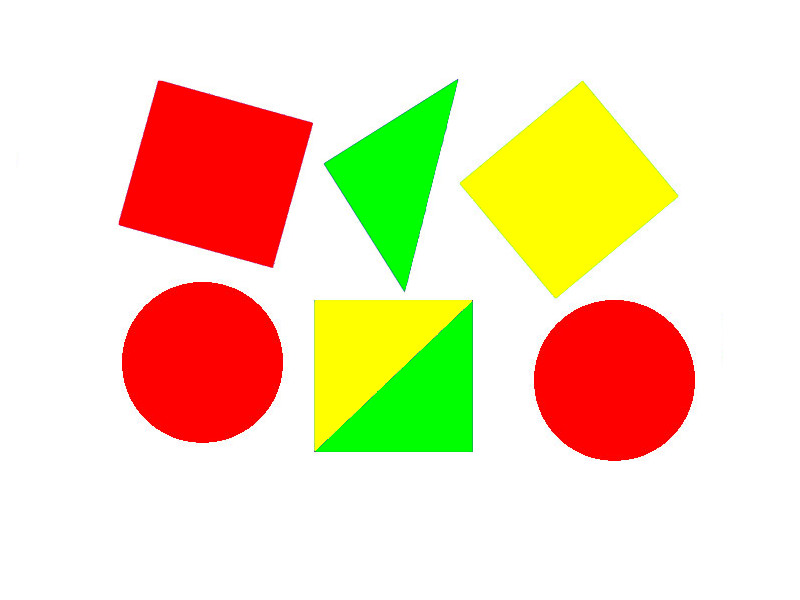
#> input picture 02-配套案例/03-机器视觉基础应用实训案例/03-图像颜色空间基础实训/color.jpg, 800 x 600 px
$ python '04-指定颜色提取.py'
#> lines starting #> are read from the running program, lines starting #| are printed output that depends on the picture; after the words box and inside, x2 and y2 are one past the last pixel; in counts of white or black regions, pixels touching at a corner belong together
#ex13 提取指定颜色

import cv2 as cv
# 1、载入图像
img_src = cv.imread('color.jpg')
#> img_src is the input picture: shape (600, 800, 3); mean B, G, R 188.5, 220.2, 241.6
# 2、转换空间转换
hsv_src = cv.cvtColor(img_src, cv.COLOR_BGR2HSV)
#> hsv_src: shape (600, 800, 3); mean H, S, V 9.7, 66.8, 254.5

# 3、设置红色在HSV当中高低阈值
red_low_hsv1 = (156, 43, 46)
red_high_hsv1 = (180, 255, 255)
red_low_hsv2 = (0, 43, 46)
red_high_hsv2 = (10, 255, 255)

# 4、分割颜色获得掩模
mask_red1 = cv.inRange(hsv_src, red_low_hsv1, red_high_hsv1)
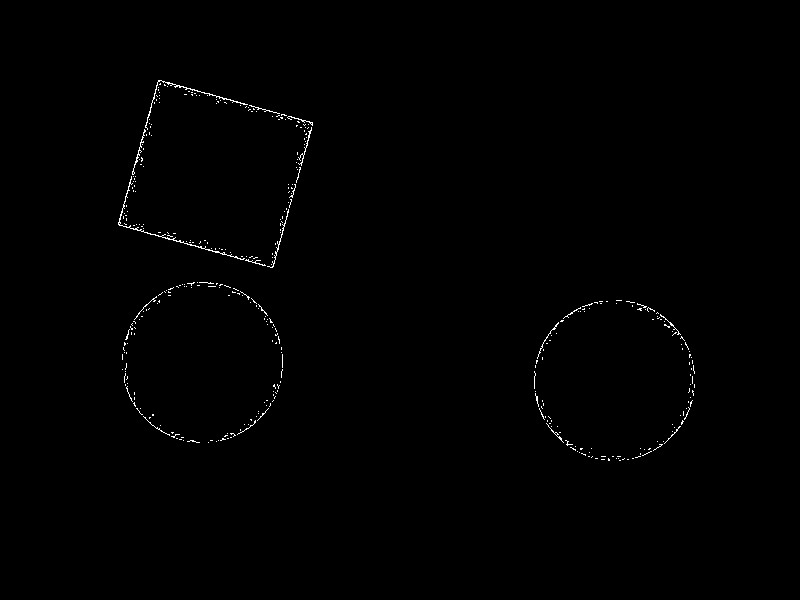
#> mask_red1: shape (600, 800); 0.48% white in thin lines or dots, all inside (x1, y1, x2, y2) = (118, 80, 695, 461)
mask_red2 = cv.inRange(hsv_src, red_low_hsv2, red_high_hsv2)
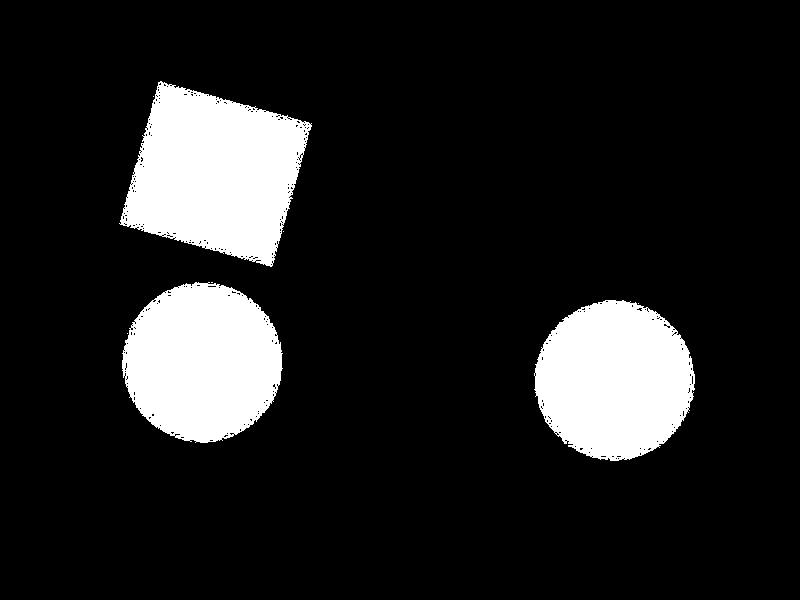
#> mask_red2: shape (600, 800); 13.1% white; 8 white regions (5 under 20 px), largest, box (x1, y1, x2, y2) and area: (119, 81, 312, 267) 23312, (122, 282, 283, 443) 19799, (534, 300, 695, 461) 19772

# 5、掩模和原图进行位与
mask_red = cv.add(mask_red1,mask_red2)
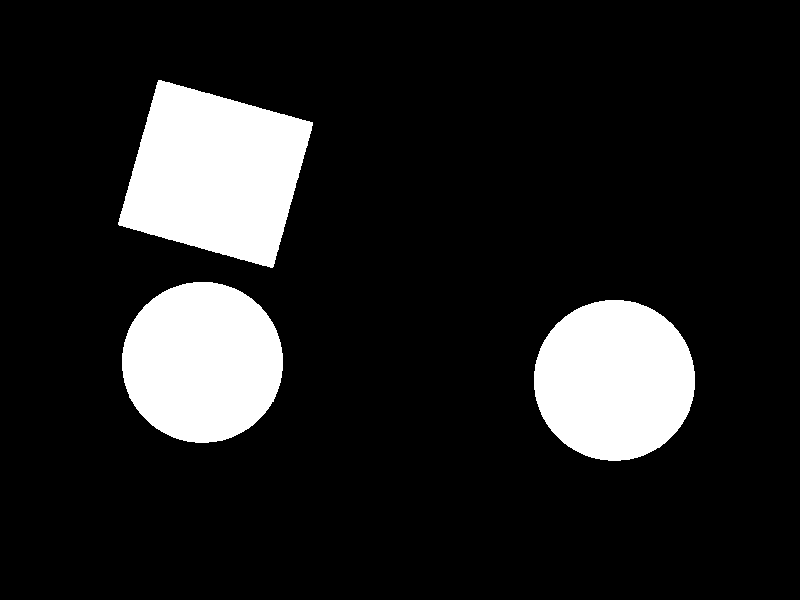
#> mask_red: shape (600, 800); 13.6% white; 3 white regions, box (x1, y1, x2, y2) and area: (118, 80, 313, 268) 24424, (534, 300, 695, 461) 20397, (122, 282, 283, 443) 20392
red = cv.bitwise_and(hsv_src,hsv_src,mask = mask_red)
#> red: shape (600, 800, 3); mean H, S, V 0.9, 34.5, 34.4
red = cv.cvtColor(red,cv.COLOR_HSV2BGR)
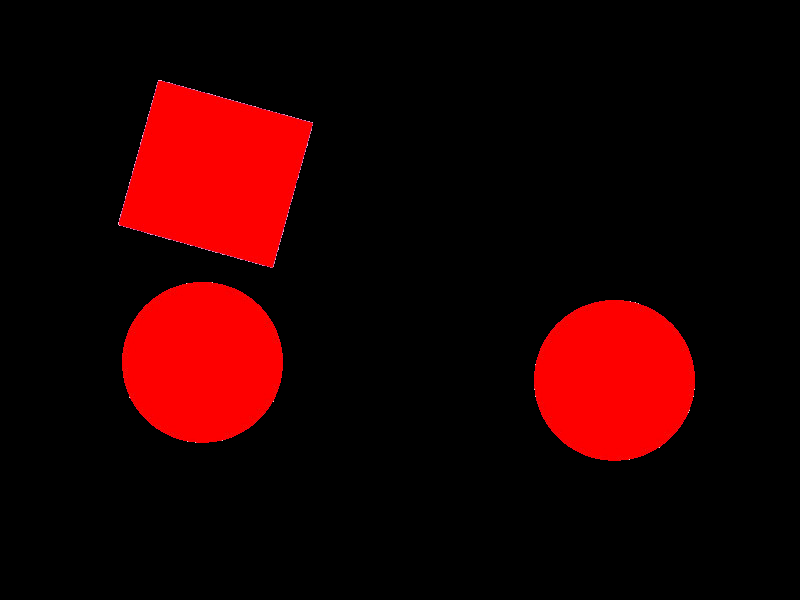
#> red: shape (600, 800, 3); mean B, G, R 0.2, 0.2, 34.4

# 6、显示图像
cv.imshow('src', img_src)
cv.imshow('red', red)
cv.imshow('mask_red1', mask_red1)
cv.imshow('mask_red2', mask_red2)
cv.imwrite('mask_red1.jpg',mask_red1)
cv.imwrite('mask_red2.jpg',mask_red2)
cv.imwrite('mask_red.jpg',mask_red)
cv.imwrite('red.jpg', red)
cv.waitKey(0)
cv.destroyAllWindows()
